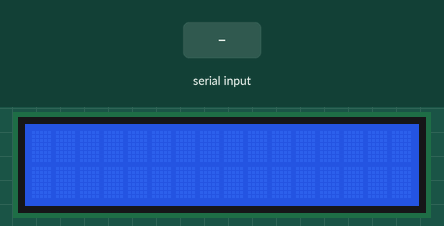
This sketch was run on a simulated Arduino Uno, built with avr-gcc and run on an emulated ATmega328P. Parts: 16×2 character LCD. Inputs (shaded band) come from the test bench.

Above: at 1.2 s.
1.3 s: "*\n" received over Serial
At 1.6 s:
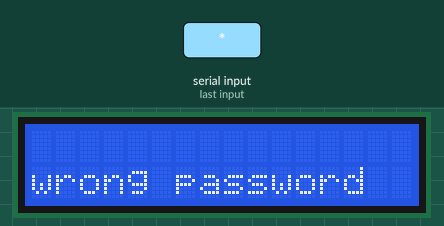
2.8 s: byte 99 ('c') received over Serial
At 3.9 s:
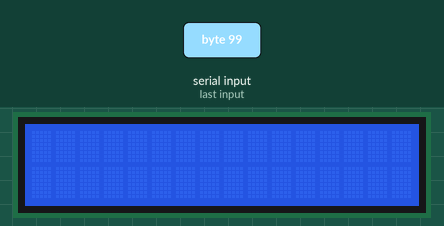
4.3 s: "90,45\n" received over Serial
At 5.2 s:
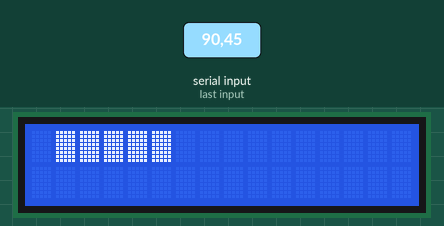
5.8 s: byte 42 ('*') received over Serial
At 6.2 s:
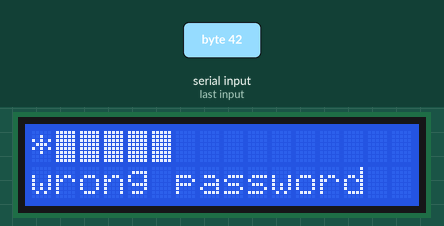
7.3 s: "30,150\n" received over Serial
At 8.5 s:
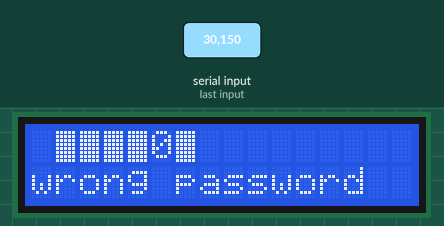
8.8 s: "5\n" received over Serial
At 9.7 s:
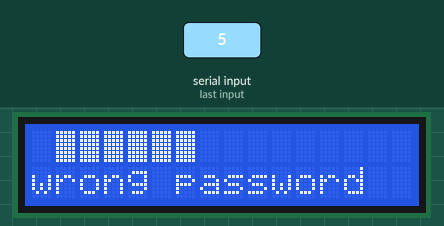
Timing chart, 0 to 11.3 s (numbered marks = the images above; inputs shaded):
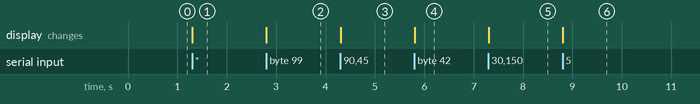

Measured:
- after the input at 1.3 s, the display: first changes at once (image 1 shows a later state)
- after the input at 2.8 s, the display: changes at once (image 2)
- after the input at 4.3 s, the display: changes at once (image 3)
- after the input at 5.8 s, the display: changes at once (image 4)
- after the input at 7.3 s, the display: first changes at once (image 5 shows a later state)
- after the input at 8.8 s, the display: first changes at once (image 6 shows a later state)

The sketch:

part4_new.ino
```cpp
#include <LiquidCrystal.h>

#define rs 13
#define en 12
#define d4 8
#define d5 9
#define d6 10
#define d7 11

LiquidCrystal lcd(rs, en, d4, d5, d6, d7);

char password[7];
char cp[7] ={'9','8','3','1','7','0','1'};
int a=0;
char key;
void setup() {
  // put your setup code here, to run once:
  lcd.begin(16 , 2);
  lcd.clear();

  Serial.begin(9600);
}

void loop() {
  // put your main code here, to run repeatedly:
  lcd.setCursor(0,0);
  if(Serial.available() > 0){
    key=Serial.read();
    }
  lcd.print(key);

  if(key == 'c'){lcd.clear();}

  int key_int = key - '0' ;

  if(key_int <= 9 && key_int >= 0){
    for(int i=0; i<=5 ; i++){
      password[i]=key;
      key = Serial.read();
      lcd.print(key);
      }
    password[6]=key;
    }
  if(key == '*'){
    for(int i=0; i<7 ;++i){
      if(password[i] == cp[i]){continue;}
      else{
        lcd.setCursor(0,1);
        lcd.print("wrong password");
        Serial.print("\n");
        a=1;
        break;
        }
      }
    if(a != 1){
      lcd.setCursor(0,1);
      lcd.print("correct password");
      Serial.print("\n");
      }
    }
}
```
